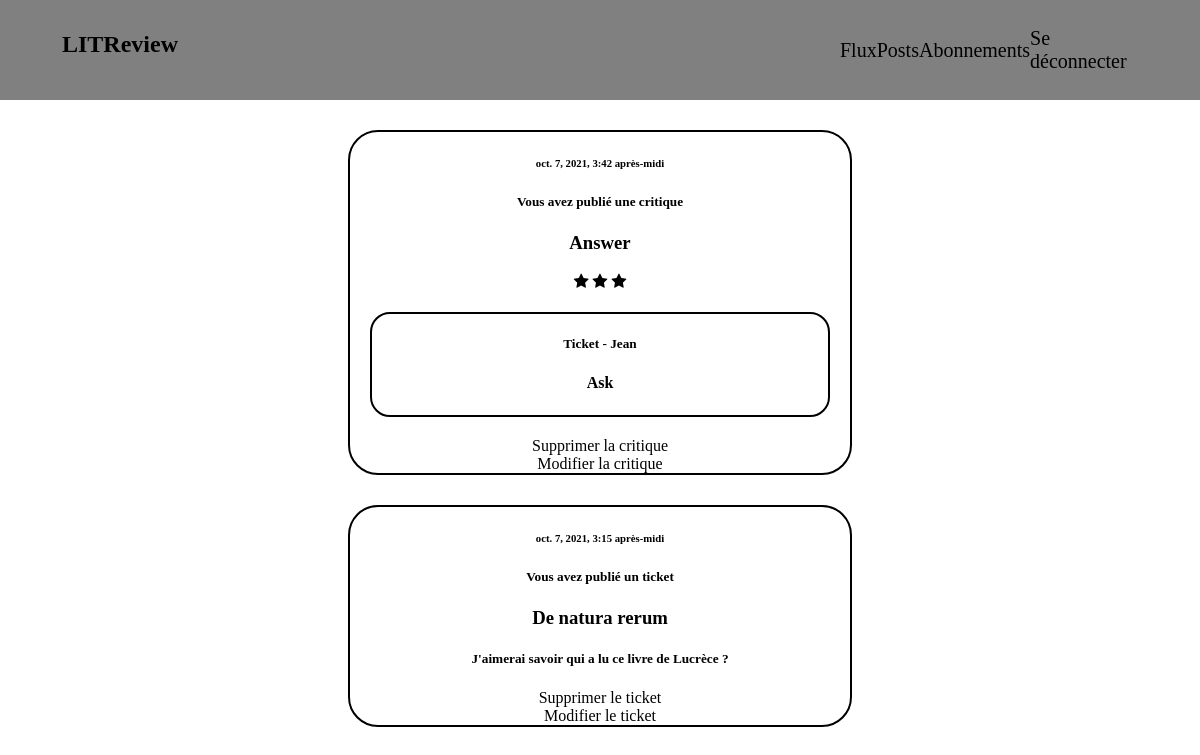
Before: /posts/ (signed in) with the older database file.
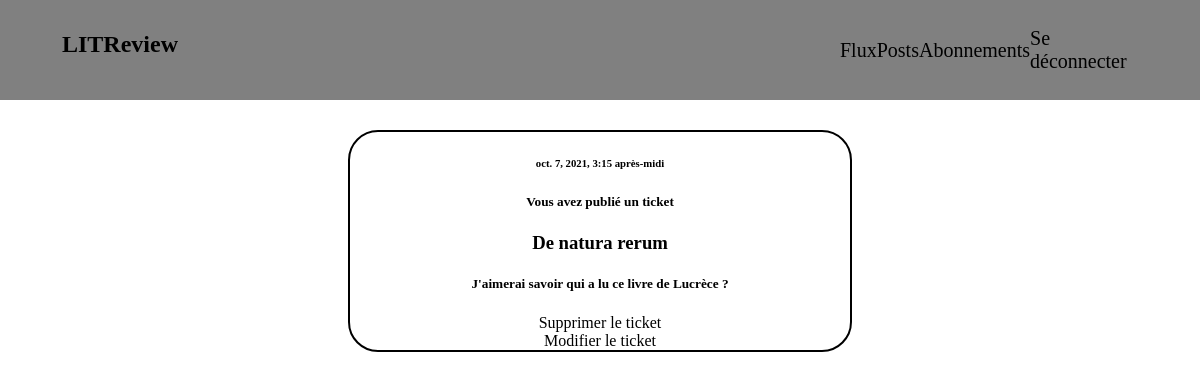
After: the same page with the newer database file.
### posts/models.py (models this page shows, shortened)
class Review(models.Model):
    ticket = models.ForeignKey(to=Ticket, on_delete=models.CASCADE)
    rating = models.PositiveSmallIntegerField(
        validators=[MinValueValidator(0), MaxValueValidator(5)])
    headline = models.CharField(max_length=128)
    body = models.CharField(max_length=8192, blank=True)
    user = models.ForeignKey(
        to=settings.AUTH_USER_MODEL, on_delete=models.CASCADE)
    time_created = models.DateTimeField(auto_now_add=True)

class Ticket(models.Model):
    title = models.CharField(max_length=128)
    description = models.TextField(max_length=2048, blank=True)
    user = models.ForeignKey(to=settings.AUTH_USER_MODEL,
                             on_delete=models.CASCADE)
    image = models.ImageField(null=True, blank=True)
    time_created = models.DateTimeField(auto_now_add=True)

### posts/views.py (the view)
# urls.py: path('posts/', login_required(CriticsMyHome.as_view(),
class CriticsMyHome(ListView):
    model = Ticket
    context_object_name = "posts"
    template_name = 'posts/mypost.html'
    def get_queryset(self):
        all_tickets = Ticket.objects.all()
        tickets = Ticket.objects.filter(user_id=self.request.user.id)
        reviews = Review.objects.filter(user_id=self.request.user.id)
        users = User.objects.all()
        for review in reviews:
            for ticket in all_tickets:
                if ticket.id == review.ticket_id:
                    review.ticket = ticket
        for review in reviews:
            review.username = self.request.user.username
        for ticket in tickets:
            ticket.username = self.request.user.username
        for user in users:
            for review in reviews:
                if review.ticket.user_id == user.id:
                    review.ticket.username = user.username
        result_list = sorted(
            chain(tickets, reviews),
            key=lambda instance: instance.time_created, reverse=True)
        return result_list

### posts/templates/posts/mypost.html (shortened to what this page needs)
{% extends 'base.html' %}
{% block content %}
{% load static %}
<link rel="stylesheet" href="{% static 'css/style_ticket_list.css' %}">
    <div id = 'flux'>
    {% if posts %}
        {% for post in posts %}
            {% if post.headline != None %}
                <div class = 'review'>
                    <div>
                            <h6>{{post.time_created}}</h6>
                            {% if user.id == post.user_id %}
                                <h5>Vous avez publié une critique</h5>
                            {% endif %}
                                    <h3>{{post.headline}}</h3>
                                    <link rel="stylesheet" href="https://cdnjs.cloudflare.com/ajax/libs/font-awesome/4.7.0/css/font-awesome.min.css">
                                    {% for x in ""|ljust:post.rating %}
                                        {% if forloop.counter0 <= post.rating %}
                                            <span class="fa fa-star"></span>
                                        {% endif %}
                                    {% endfor %}
                    </div>
                    <div class ='ticket_in'>
                        <h5>Ticket - {{post.ticket.username}}</h5>
                        <h4>{{post.ticket.title}}</h4>
                    </div>
                    <a href="review/delete/{{post.id}}">Supprimer la critique</a>
                    <br>
                    <a href="/create_review/{{post.ticket.id}}/{{post.id}}">Modifier la critique</a>
                </div>
            {% else %}
                    <div class = 'ticket'>
                        <article>
                            <h6>{{ post.time_created }}</h6>
                            {% if user.username == post.user.username %}
                            <h5>Vous avez publié un ticket</h5>
                            <h3>{{ post.title}}</h3>
                            <h5>{{ post.description }}</h5>
                            <a href="ticket/delete/{{post.id}}">Supprimer le ticket</a>
                            <br>
                            <a href="/create_ticket/{{post.id}}">Modifier le ticket</a>
                            {% endif %}
                        </article>
                    </div>
            {% endif %}
        {% endfor %}
    {% endif %}
    </div>
{% endblock %}

Changed rows visible on the page:
removed Review: time_created "oct. 7, 2021, 3:42 après-midi", shows "Vous avez publié une critique", headline "Answer", rating 3 (drawn), ticket.username "Jean", ticket "Ask"
